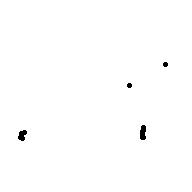
%> input picture Ground Truths/00.jpg, 192 x 192 px
$ octave Evaluation.m   (GNU Octave 9; MATLAB toolbox functions it lacks are replaced by stand-ins)
%> lines starting %> are read from the running program, lines starting %| are printed output that depends on the picture; in (x1, y1, x2, y2) boxes, pixels count from 0 and x2, y2 are one past the last pixel; in counts of white or black regions, pixels touching at a corner belong together; the program's own positions count from 1
clc
clearvars
close all

GT = imread('/Users/thaweesaktrongtirakul/Library/CloudStorage/OneDrive-RajamangalaUniversityofTechnologyPhranakhon/AGAIAN/SolarPanel/Ground Truths/00.jpg');
%> GT is the input picture: size 192x192 uint8; min 0, max 255, mean 253.7
SG = imread('/Users/thaweesaktrongtirakul/Library/CloudStorage/OneDrive-RajamangalaUniversityofTechnologyPhranakhon/AGAIAN/SolarPanel/Segmented Regions/00.jpg');
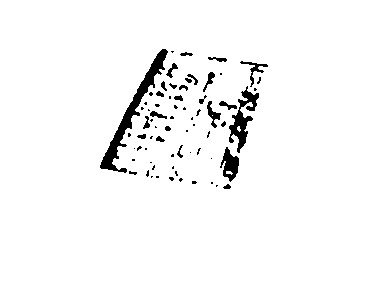
%> input picture Segmented Regions/00.jpg, 366 x 285 px
%> SG is the input picture: size 285x366x3 uint8; min 0, max 255, mean 245.5
SG = rgb2gray(SG);
%> SG: size 285x366 uint8
GT = imresize(GT,[size(SG,1) size(SG,2)]);
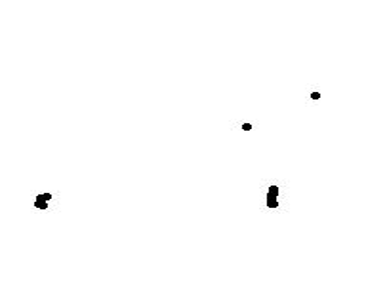
%> GT: size 285x366 uint8; min 0, max 255, mean 253.7
SG = imbinarize(SG);
%> SG: size 285x366 logical; 96.3% white; 69 black regions (43 under 20 px), largest, box (x1, y1, x2, y2) and area: (100, 49, 168, 173) 1346, (229, 86, 259, 153) 695, (220, 147, 239, 182) 356
GT = imbinarize(GT);
%> GT: size 285x366 logical; 99.5% white; 4 black regions, box (x1, y1, x2, y2) and area: (267, 185, 278, 208) 213, (34, 193, 52, 209) 194, (242, 123, 252, 131) 63, (311, 92, 320, 100) 57

%> (the run ends here)
